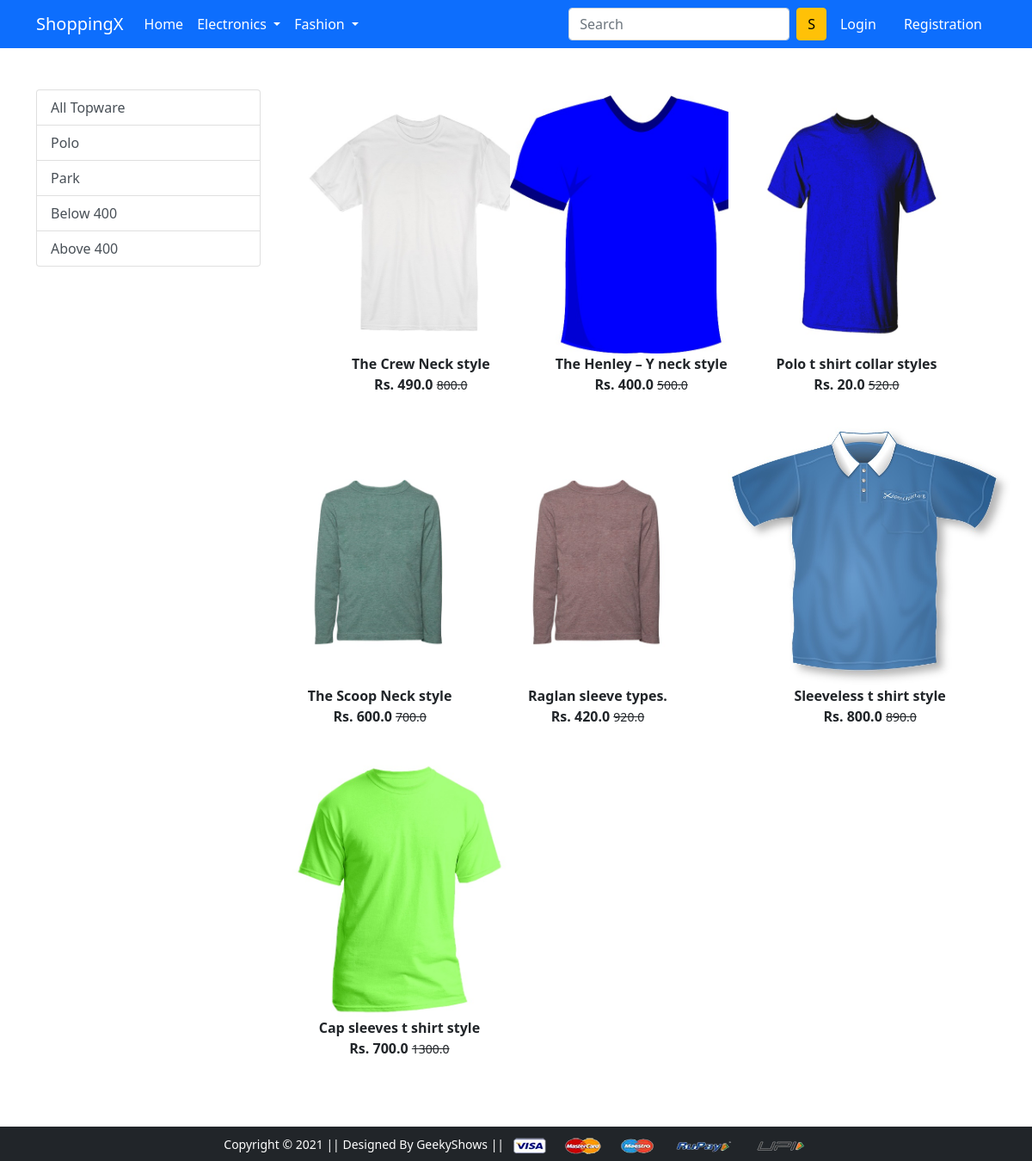
Screenshot of /topwear/ with the database file from the repository.
### app/models.py (models this page shows, shortened)
class Product(models.Model):
 title = models.CharField(max_length=100)
 selling_price = models.FloatField()
 discounted_price = models.FloatField()
 description = models.TextField()
 brand = models.CharField(max_length=100)
 category = models.CharField( choices=CATEGORY_CHOICES, max_length=2)
 product_image = models.ImageField(upload_to='productimg')

### app/views.py (the view)
# urls.py: path('topwear/', views.topwear, name='topwear'),
def topwear(request,data=None):
	if data == None:
		topwears=Product.objects.filter(category='TW')
	elif data == 'Polo' or data == 'Park':
		topwears = Product.objects.filter(category='TW').filter(brand=data)
	elif data == 'below':
		topwears = Product.objects.filter(category='TW').filter(discounted_price__lt=400)
	elif data == 'above':
		topwears = Product.objects.filter(category='TW').filter(discounted_price__gte=400)
	return render(request, 'app/topwear.html',{'topwears':topwears})

### app/templates/app/topwear.html (shortened to what this page needs)
{% extends 'app/base.html' %}
{% load static %}
{% block main-content %}
<div class="container my-5">
 <div class="row">
  <div class="col-sm-3">
   <div class="list-group">
     <a href="{% url 'topwear' %}" class="list-group-item list-group-item-action" aria-current="true">All Topware</a>
     <a href="{% url 'topweardata' 'Polo'  %}" class="list-group-item list-group-item-action" aria-current="true">Polo</a>
     <a href="{% url 'topweardata' 'Park'  %}" class="list-group-item list-group-item-action">Park</a>
     <a href="{% url 'topweardata' 'below'  %}" class="list-group-item list-group-item-action">Below 400</a>
     <a href="{% url 'topweardata' 'above'  %}" class="list-group-item list-group-item-action">Above 400</a>
    </div>
  </div>
  <div class="col-sm-8">
   <div class="row">
    {% for product in topwears %}
     <div class="col-sm-4 text-center mb-4">
      <a href="{% url 'product-detail' product.id %}" class="btn">
       <div class="item">
        <img src="{{product.product_image.url}}" alt="" height="300" class="">
        <div class="fw-bold">{{product.title}}</div>
        <div class="fw-bold">Rs. {{product.discounted_price}}
             <small class="fw-light text-decoration-line-through">{{product.selling_price}}</small></div>
       </div>
      </a>
     </div>
    {% endfor %}
   </div>
  </div>
 </div>
</div>
{% endblock main-content %}

### rows the page displays
Product: product_image (picture), title "The Crew Neck style", discounted_price "490.0", selling_price "800.0"
Product: product_image (picture), title "The Henley – Y neck style", discounted_price "400.0", selling_price "500.0"
Product: product_image (picture), title "Polo t shirt collar styles", discounted_price "20.0", selling_price "520.0"
Product: product_image (picture), title "The Scoop Neck style", discounted_price "600.0", selling_price "700.0"
Product: product_image (picture), title "Raglan sleeve types.", discounted_price "420.0", selling_price "920.0"
Product: product_image (picture), title "Sleeveless t shirt style", discounted_price "800.0", selling_price "890.0"
Product: product_image (picture), title "Cap sleeves t shirt style", discounted_price "700.0", selling_price "1300.0"
